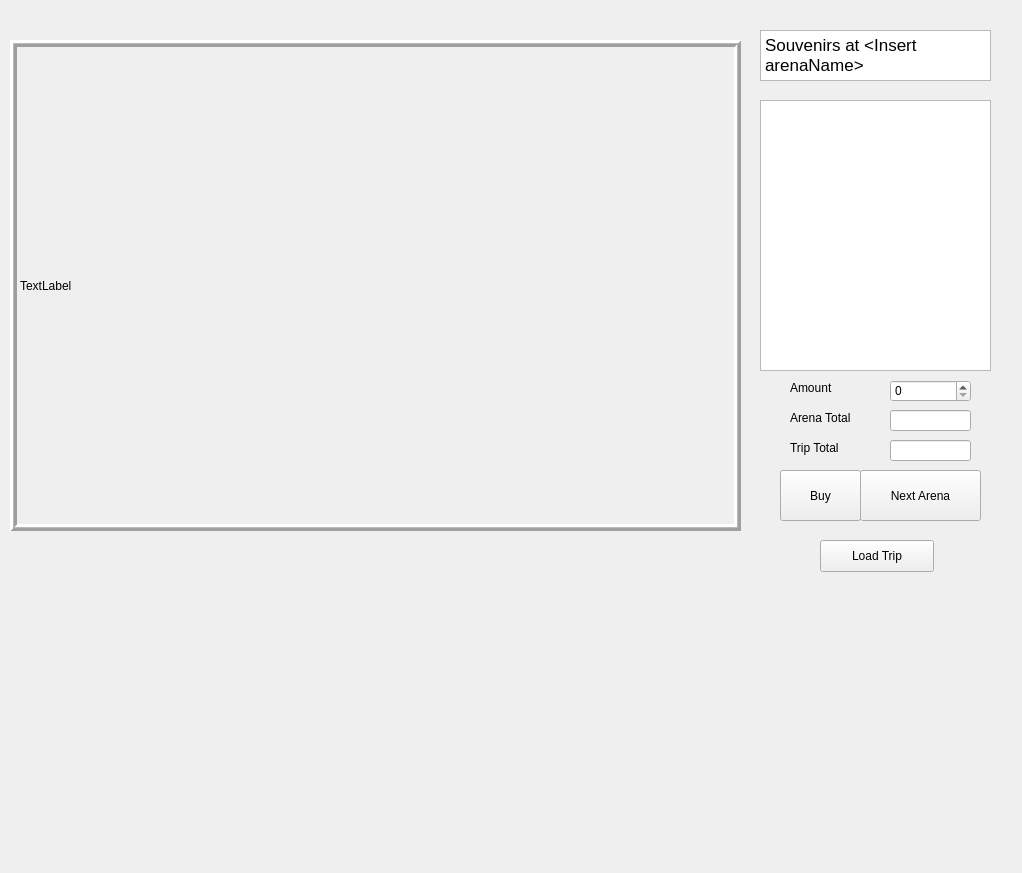
<?xml version="1.0" encoding="UTF-8"?>
<ui version="4.0">
 <class>map</class>
 <widget class="QDialog" name="map">
  <property name="geometry">
   <rect>
    <x>0</x>
    <y>0</y>
    <width>1022</width>
    <height>873</height>
   </rect>
  </property>
  <property name="windowTitle">
   <string>Dialog</string>
  </property>
  <widget class="QTextEdit" name="textEdit">
   <property name="geometry">
    <rect>
     <x>760</x>
     <y>30</y>
     <width>231</width>
     <height>51</height>
    </rect>
   </property>
   <property name="readOnly">
    <bool>true</bool>
   </property>
   <property name="html">
    <string>&lt;!DOCTYPE HTML PUBLIC &quot;-//W3C//DTD HTML 4.0//EN&quot; &quot;http://www.w3.org/TR/REC-html40/strict.dtd&quot;&gt;
&lt;html&gt;&lt;head&gt;&lt;meta name=&quot;qrichtext&quot; content=&quot;1&quot; /&gt;&lt;style type=&quot;text/css&quot;&gt;
p, li { white-space: pre-wrap; }
&lt;/style&gt;&lt;/head&gt;&lt;body style=&quot; font-family:'.SF NS Text'; font-size:13pt; font-weight:400; font-style:normal;&quot;&gt;
&lt;p style=&quot; margin-top:0px; margin-bottom:0px; margin-left:0px; margin-right:0px; -qt-block-indent:0; text-indent:0px;&quot;&gt;Souvenirs at &amp;lt;Insert arenaName&amp;gt;&lt;/p&gt;&lt;/body&gt;&lt;/html&gt;</string>
   </property>
  </widget>
  <widget class="QListWidget" name="SouvenirList">
   <property name="geometry">
    <rect>
     <x>760</x>
     <y>100</y>
     <width>231</width>
     <height>271</height>
    </rect>
   </property>
  </widget>
  <widget class="QLabel" name="label_3">
   <property name="geometry">
    <rect>
     <x>790</x>
     <y>440</y>
     <width>81</width>
     <height>16</height>
    </rect>
   </property>
   <property name="text">
    <string>Trip Total</string>
   </property>
  </widget>
  <widget class="QPushButton" name="pushButton">
   <property name="geometry">
    <rect>
     <x>820</x>
     <y>540</y>
     <width>114</width>
     <height>32</height>
    </rect>
   </property>
   <property name="text">
    <string>Load Trip</string>
   </property>
   <property name="autoDefault">
    <bool>false</bool>
   </property>
  </widget>
  <widget class="QLineEdit" name="schoolTotal">
   <property name="geometry">
    <rect>
     <x>890</x>
     <y>410</y>
     <width>81</width>
     <height>21</height>
    </rect>
   </property>
   <property name="readOnly">
    <bool>true</bool>
   </property>
  </widget>
  <widget class="QLabel" name="label_4">
   <property name="geometry">
    <rect>
     <x>790</x>
     <y>380</y>
     <width>59</width>
     <height>16</height>
    </rect>
   </property>
   <property name="text">
    <string>Amount</string>
   </property>
  </widget>
  <widget class="QLabel" name="label">
   <property name="geometry">
    <rect>
     <x>10</x>
     <y>40</y>
     <width>731</width>
     <height>491</height>
    </rect>
   </property>
   <property name="frameShape">
    <enum>QFrame::Box</enum>
   </property>
   <property name="frameShadow">
    <enum>QFrame::Raised</enum>
   </property>
   <property name="lineWidth">
    <number>3</number>
   </property>
   <property name="midLineWidth">
    <number>1</number>
   </property>
   <property name="text">
    <string>TextLabel</string>
   </property>
  </widget>
  <widget class="QPushButton" name="buyButton">
   <property name="geometry">
    <rect>
     <x>780</x>
     <y>470</y>
     <width>81</width>
     <height>51</height>
    </rect>
   </property>
   <property name="text">
    <string>Buy</string>
   </property>
   <property name="autoDefault">
    <bool>false</bool>
   </property>
  </widget>
  <widget class="QLineEdit" name="tripTotal">
   <property name="geometry">
    <rect>
     <x>890</x>
     <y>440</y>
     <width>81</width>
     <height>21</height>
    </rect>
   </property>
   <property name="readOnly">
    <bool>true</bool>
   </property>
  </widget>
  <widget class="QSpinBox" name="spinBox">
   <property name="geometry">
    <rect>
     <x>890</x>
     <y>380</y>
     <width>81</width>
     <height>22</height>
    </rect>
   </property>
   <property name="readOnly">
    <bool>false</bool>
   </property>
   <property name="maximum">
    <number>99</number>
   </property>
  </widget>
  <widget class="QPushButton" name="nextCampusButton">
   <property name="geometry">
    <rect>
     <x>860</x>
     <y>470</y>
     <width>121</width>
     <height>51</height>
    </rect>
   </property>
   <property name="text">
    <string>Next Arena</string>
   </property>
   <property name="autoDefault">
    <bool>false</bool>
   </property>
  </widget>
  <widget class="QLabel" name="label_2">
   <property name="geometry">
    <rect>
     <x>790</x>
     <y>410</y>
     <width>81</width>
     <height>16</height>
    </rect>
   </property>
   <property name="text">
    <string>Arena Total</string>
   </property>
  </widget>
 </widget>
 <resources/>
 <connections/>
</ui>
